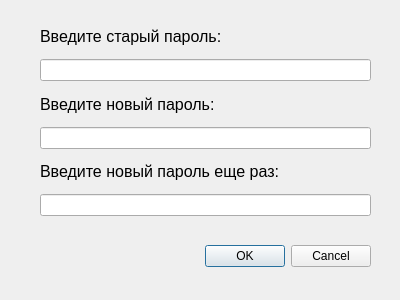
<?xml version="1.0" encoding="UTF-8"?>
<ui version="4.0">
 <class>Change_Password</class>
 <widget class="QDialog" name="Change_Password">
  <property name="geometry">
   <rect>
    <x>0</x>
    <y>0</y>
    <width>400</width>
    <height>300</height>
   </rect>
  </property>
  <property name="minimumSize">
   <size>
    <width>400</width>
    <height>300</height>
   </size>
  </property>
  <property name="maximumSize">
   <size>
    <width>400</width>
    <height>300</height>
   </size>
  </property>
  <property name="windowTitle">
   <string>Dialog</string>
  </property>
  <widget class="QDialogButtonBox" name="buttonBox">
   <property name="geometry">
    <rect>
     <x>30</x>
     <y>240</y>
     <width>341</width>
     <height>32</height>
    </rect>
   </property>
   <property name="orientation">
    <enum>Qt::Horizontal</enum>
   </property>
   <property name="standardButtons">
    <set>QDialogButtonBox::Cancel|QDialogButtonBox::Ok</set>
   </property>
  </widget>
  <widget class="QWidget" name="layoutWidget">
   <property name="geometry">
    <rect>
     <x>40</x>
     <y>20</y>
     <width>331</width>
     <height>196</height>
    </rect>
   </property>
   <layout class="QVBoxLayout" name="verticalLayout">
    <item>
     <widget class="QLabel" name="label">
      <property name="font">
       <font>
        <pointsize>12</pointsize>
       </font>
      </property>
      <property name="text">
       <string>Введите старый пароль:</string>
      </property>
     </widget>
    </item>
    <item>
     <widget class="QLineEdit" name="old_pass">
      <property name="echoMode">
       <enum>QLineEdit::Password</enum>
      </property>
     </widget>
    </item>
    <item>
     <widget class="QLabel" name="label_2">
      <property name="font">
       <font>
        <pointsize>12</pointsize>
       </font>
      </property>
      <property name="text">
       <string>Введите новый пароль:</string>
      </property>
     </widget>
    </item>
    <item>
     <widget class="QLineEdit" name="new_pass">
      <property name="echoMode">
       <enum>QLineEdit::Password</enum>
      </property>
     </widget>
    </item>
    <item>
     <widget class="QLabel" name="label_3">
      <property name="font">
       <font>
        <pointsize>12</pointsize>
       </font>
      </property>
      <property name="text">
       <string>Введите новый пароль еще раз:</string>
      </property>
     </widget>
    </item>
    <item>
     <widget class="QLineEdit" name="new_pass_2">
      <property name="echoMode">
       <enum>QLineEdit::Password</enum>
      </property>
     </widget>
    </item>
   </layout>
  </widget>
 </widget>
 <resources/>
 <connections>
  <connection>
   <sender>buttonBox</sender>
   <signal>accepted()</signal>
   <receiver>Change_Password</receiver>
   <slot>accept()</slot>
   <hints>
    <hint type="sourcelabel">
     <x>248</x>
     <y>254</y>
    </hint>
    <hint type="destinationlabel">
     <x>157</x>
     <y>274</y>
    </hint>
   </hints>
  </connection>
  <connection>
   <sender>buttonBox</sender>
   <signal>rejected()</signal>
   <receiver>Change_Password</receiver>
   <slot>reject()</slot>
   <hints>
    <hint type="sourcelabel">
     <x>316</x>
     <y>260</y>
    </hint>
    <hint type="destinationlabel">
     <x>286</x>
     <y>274</y>
    </hint>
   </hints>
  </connection>
 </connections>
</ui>
